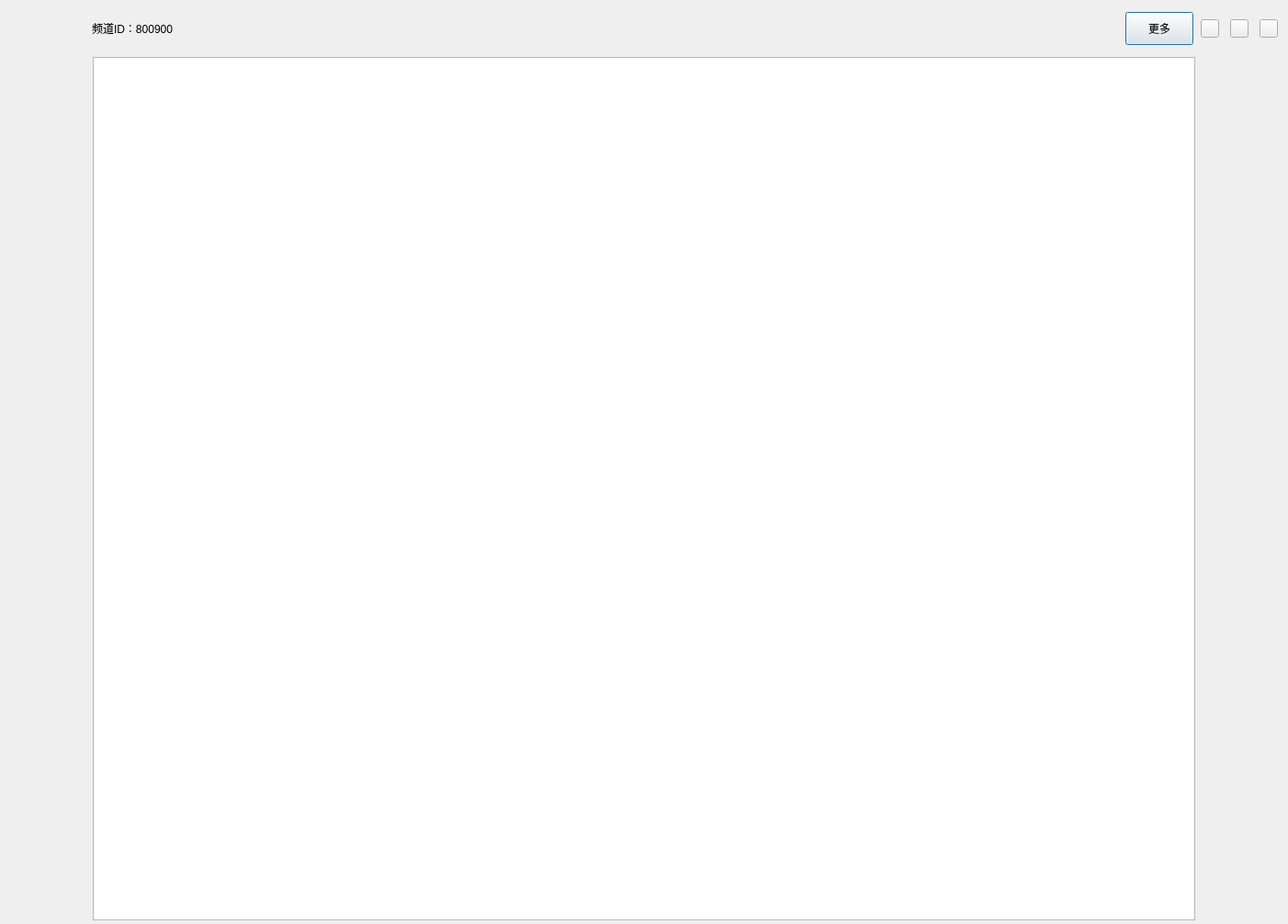
<?xml version="1.0" encoding="UTF-8"?>
<ui version="4.0">
 <class>ChannelDialog</class>
 <widget class="QDialog" name="ChannelDialog">
  <property name="geometry">
   <rect>
    <x>0</x>
    <y>0</y>
    <width>1402</width>
    <height>1006</height>
   </rect>
  </property>
  <property name="sizePolicy">
   <sizepolicy hsizetype="Fixed" vsizetype="Fixed">
    <horstretch>0</horstretch>
    <verstretch>0</verstretch>
   </sizepolicy>
  </property>
  <property name="windowTitle">
   <string>ChannelDialog</string>
  </property>
  <layout class="QGridLayout" name="gridLayout">
   <property name="leftMargin">
    <number>0</number>
   </property>
   <property name="topMargin">
    <number>0</number>
   </property>
   <property name="rightMargin">
    <number>0</number>
   </property>
   <property name="bottomMargin">
    <number>0</number>
   </property>
   <property name="spacing">
    <number>0</number>
   </property>
   <item row="0" column="0">
    <layout class="QVBoxLayout" name="verticalLayout_2">
     <property name="spacing">
      <number>0</number>
     </property>
     <item>
      <widget class="TitleBarWidget" name="widget_titlebar" native="true">
       <property name="sizePolicy">
        <sizepolicy hsizetype="Expanding" vsizetype="Fixed">
         <horstretch>0</horstretch>
         <verstretch>0</verstretch>
        </sizepolicy>
       </property>
       <property name="minimumSize">
        <size>
         <width>1400</width>
         <height>62</height>
        </size>
       </property>
       <property name="maximumSize">
        <size>
         <width>16777215</width>
         <height>62</height>
        </size>
       </property>
       <layout class="QHBoxLayout" name="horizontalLayout_3">
        <property name="spacing">
         <number>8</number>
        </property>
        <property name="leftMargin">
         <number>100</number>
        </property>
        <property name="topMargin">
         <number>8</number>
        </property>
        <property name="bottomMargin">
         <number>8</number>
        </property>
        <item>
         <layout class="QVBoxLayout" name="verticalLayout">
          <property name="spacing">
           <number>0</number>
          </property>
          <item>
           <widget class="QLabel" name="label_channelid">
            <property name="sizePolicy">
             <sizepolicy hsizetype="Fixed" vsizetype="Fixed">
              <horstretch>0</horstretch>
              <verstretch>0</verstretch>
             </sizepolicy>
            </property>
            <property name="minimumSize">
             <size>
              <width>124</width>
              <height>22</height>
             </size>
            </property>
            <property name="maximumSize">
             <size>
              <width>124</width>
              <height>22</height>
             </size>
            </property>
            <property name="text">
             <string>频道ID：800900</string>
            </property>
           </widget>
          </item>
         </layout>
        </item>
        <item>
         <spacer name="horizontalSpacer">
          <property name="orientation">
           <enum>Qt::Horizontal</enum>
          </property>
          <property name="sizeHint" stdset="0">
           <size>
            <width>668</width>
            <height>20</height>
           </size>
          </property>
         </spacer>
        </item>
        <item>
         <layout class="QHBoxLayout" name="horizontalLayout_2">
          <property name="spacing">
           <number>12</number>
          </property>
          <item>
           <widget class="QPushButton" name="pushButton_more">
            <property name="sizePolicy">
             <sizepolicy hsizetype="Fixed" vsizetype="Fixed">
              <horstretch>0</horstretch>
              <verstretch>0</verstretch>
             </sizepolicy>
            </property>
            <property name="minimumSize">
             <size>
              <width>74</width>
              <height>36</height>
             </size>
            </property>
            <property name="maximumSize">
             <size>
              <width>74</width>
              <height>36</height>
             </size>
            </property>
            <property name="text">
             <string>更多</string>
            </property>
           </widget>
          </item>
         </layout>
        </item>
        <item>
         <layout class="QHBoxLayout" name="horizontalLayout">
          <property name="spacing">
           <number>12</number>
          </property>
          <item>
           <widget class="QPushButton" name="pushButton_min">
            <property name="sizePolicy">
             <sizepolicy hsizetype="Fixed" vsizetype="Fixed">
              <horstretch>0</horstretch>
              <verstretch>0</verstretch>
             </sizepolicy>
            </property>
            <property name="maximumSize">
             <size>
              <width>20</width>
              <height>20</height>
             </size>
            </property>
            <property name="text">
             <string/>
            </property>
           </widget>
          </item>
          <item>
           <widget class="QPushButton" name="pushButton_max">
            <property name="sizePolicy">
             <sizepolicy hsizetype="Fixed" vsizetype="Fixed">
              <horstretch>0</horstretch>
              <verstretch>0</verstretch>
             </sizepolicy>
            </property>
            <property name="maximumSize">
             <size>
              <width>20</width>
              <height>20</height>
             </size>
            </property>
            <property name="text">
             <string/>
            </property>
           </widget>
          </item>
          <item>
           <widget class="QPushButton" name="pushButton_quit">
            <property name="sizePolicy">
             <sizepolicy hsizetype="Fixed" vsizetype="Fixed">
              <horstretch>0</horstretch>
              <verstretch>0</verstretch>
             </sizepolicy>
            </property>
            <property name="maximumSize">
             <size>
              <width>20</width>
              <height>20</height>
             </size>
            </property>
            <property name="text">
             <string/>
            </property>
           </widget>
          </item>
         </layout>
        </item>
       </layout>
      </widget>
     </item>
     <item>
      <layout class="QHBoxLayout" name="horizontalLayout_4">
       <item>
        <spacer name="horizontalSpacer_3">
         <property name="orientation">
          <enum>Qt::Horizontal</enum>
         </property>
         <property name="sizeHint" stdset="0">
          <size>
           <width>40</width>
           <height>20</height>
          </size>
         </property>
        </spacer>
       </item>
       <item>
        <widget class="QStackedWidget" name="stackedWidget">
         <property name="sizePolicy">
          <sizepolicy hsizetype="Fixed" vsizetype="Expanding">
           <horstretch>0</horstretch>
           <verstretch>0</verstretch>
          </sizepolicy>
         </property>
         <property name="minimumSize">
          <size>
           <width>1200</width>
           <height>940</height>
          </size>
         </property>
         <property name="maximumSize">
          <size>
           <width>1200</width>
           <height>16777215</height>
          </size>
         </property>
         <property name="currentIndex">
          <number>1</number>
         </property>
         <widget class="QWidget" name="page_audience_waiting">
          <widget class="QLabel" name="label_pleasewaiting">
           <property name="geometry">
            <rect>
             <x>530</x>
             <y>475</y>
             <width>140</width>
             <height>20</height>
            </rect>
           </property>
           <property name="text">
            <string>请等待频道内主播到来</string>
           </property>
          </widget>
         </widget>
         <widget class="QWidget" name="page_videotable">
          <widget class="QTableWidget" name="tableWidget">
           <property name="geometry">
            <rect>
             <x>0</x>
             <y>0</y>
             <width>1200</width>
             <height>940</height>
            </rect>
           </property>
           <property name="sizePolicy">
            <sizepolicy hsizetype="Fixed" vsizetype="Expanding">
             <horstretch>0</horstretch>
             <verstretch>0</verstretch>
            </sizepolicy>
           </property>
           <property name="minimumSize">
            <size>
             <width>1200</width>
             <height>940</height>
            </size>
           </property>
           <property name="maximumSize">
            <size>
             <width>1200</width>
             <height>16777215</height>
            </size>
           </property>
          </widget>
         </widget>
        </widget>
       </item>
       <item>
        <spacer name="horizontalSpacer_4">
         <property name="orientation">
          <enum>Qt::Horizontal</enum>
         </property>
         <property name="sizeHint" stdset="0">
          <size>
           <width>40</width>
           <height>20</height>
          </size>
         </property>
        </spacer>
       </item>
      </layout>
     </item>
    </layout>
   </item>
  </layout>
 </widget>
 <layoutdefault spacing="6" margin="11"/>
 <customwidgets>
  <customwidget>
   <class>TitleBarWidget</class>
   <extends>QWidget</extends>
   <header>TitleBarWidget.h</header>
   <container>1</container>
  </customwidget>
 </customwidgets>
 <resources/>
 <connections/>
</ui>
